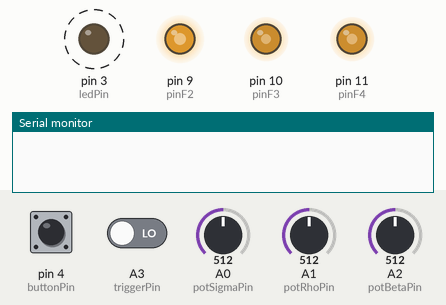
This sketch was run on a simulated Arduino Uno, built with avr-gcc and run on an emulated ATmega328P. Shown: output pins drawn as LEDs (lit = HIGH), the last lines printed to the serial monitor. Dashed ring = blinking. Inputs (shaded band) come from the test bench; at power-on: pin 4 (buttonPin) HIGH, A0 (potSigmaPin) = 512, A1 (potRhoPin) = 512, A2 (potBetaPin) = 512, A3 (triggerPin) LOW. EEPROM starts erased.

Above: at 1.2 s.
1.3 s: pin 4 (buttonPin) pulled LOW for 0.15 s
At 1.65 s:
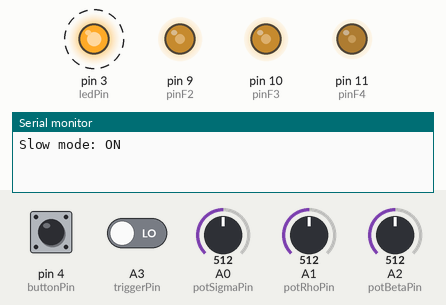
4.3 s: A0 (potSigmaPin) set to 692
At 6.46 s:
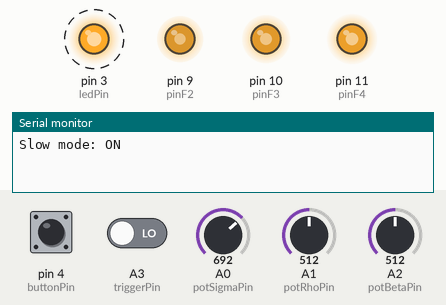
7.3 s: A1 (potRhoPin) set to 331
At 8.27 s:
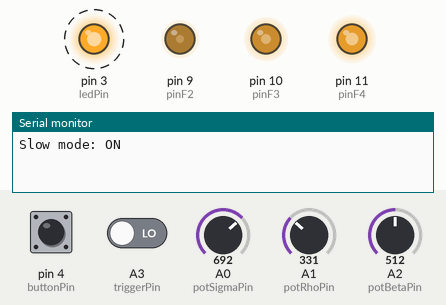
10.3 s: A2 (potBetaPin) set to 331
At 10.67 s:
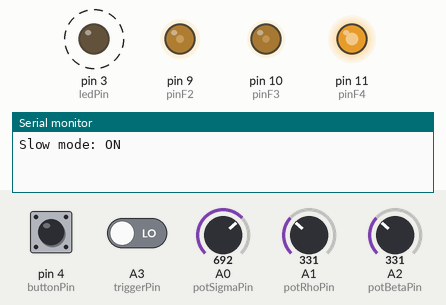
Timing chart, 0 to 12.3 s (numbered marks = the images above; inputs shaded):
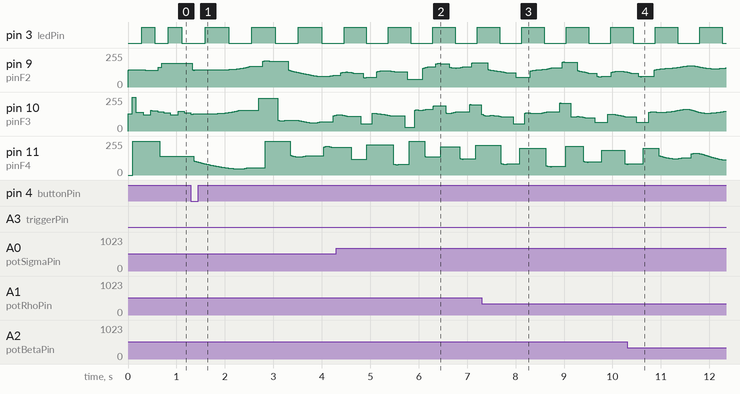

The sketch:

mod1-lorenz.ino
```cpp
/*
Lorenz Attractor CV Generator firmware by Rob Heel for Mod1 designed by Hagiwo.

Lorenz Attractor is great for organic, non-repeating CV movement, chaotic but not random.
This system inspired the popular 'butterfly effect' metaphor, where small changes can lead
to dramatically different outcomes.” https://en.wikipedia.org/wiki/Lorenz_system

Pots:
  A0 → Sigma (flow strength / controls how fast x and y try to equalize/ also mapped to stepSize)
  A1 → Rho   (divergence / higher = stronger pull from center -> more chaos, from calm to chaos)
  A2 → Beta  (damping / controls how sharply z grows or decays)

Input:
F1 (A3 / D17) → Trigger input (resets attractor on rising edge)

Outputs:
  D9 (F2)  → x axis (PWM CV)
  D10 (F3) → y axis (PWM CV)
  D11 (F4) → z axis (PWM CV)

Button (D4) → toggle normal and slow mode
LED (D3)    → Blinks in stepsize
*/


#include <EEPROM.h>
#define EEPROM_ADDR 0  // Address to store slowMode

const int potSigmaPin = A0;
const int potRhoPin   = A1;
const int potBetaPin  = A2;

const int triggerPin = A3;  // F1 input
const int pinF2 = 9;   // OC1A
const int pinF3 = 10;  // OC1B
const int pinF4 = 11;  // OC2A (Timer2)

const int ledPin = 3;
const int buttonPin = 4;

// trigger-in state
bool lastTriggerState = LOW;

// slow and normal mode
bool slowMode = false;
bool lastButtonState = HIGH;  // Because INPUT_PULLUP
unsigned long lastDebounceTime = 0;
unsigned long debounceDelay = 50;

// Lorenz variables
float x = 0.1, y = 0.0, z = 0.0;
float dt = 0.01;

void setup() {
   Serial.begin(9600); // for debug open the serial port at 9600 bps:
  // Setup input pins
  pinMode(potSigmaPin, INPUT);
  pinMode(potRhoPin, INPUT);
  pinMode(potBetaPin, INPUT);

  pinMode(ledPin, OUTPUT);
  pinMode(buttonPin, INPUT_PULLUP);
  // trigger-in to reset attractor
  pinMode(triggerPin, INPUT);  // or INPUT_PULLUP if signal is open when idle

  // Setup PWM pins as outputs
  pinMode(pinF2, OUTPUT);
  pinMode(pinF3, OUTPUT);
  pinMode(pinF4, OUTPUT);

  // --- Timer1 (16-bit) PWM Setup for F2 (D9) & F3 (D10) ---
  // Fast PWM, 8-bit
  TCCR1A = _BV(COM1A1) | _BV(COM1B1) | _BV(WGM10);
  TCCR1B = _BV(WGM12) | _BV(CS10); // No prescale, ~31.4kHz PWM

  // --- Timer2 (8-bit) PWM Setup for F4 (D11) ---
  // Fast PWM on OC2A (D11), prescaler 8 (~7.8kHz)
  TCCR2A = _BV(COM2A1) | _BV(WGM21) | _BV(WGM20);
  TCCR2B = _BV(CS21);

  // Initialize OCR registers to mid-value
  OCR1A = 128;
  OCR1B = 128;
  OCR2A = 128;
}

unsigned long lastBlinkTime = 0;
bool ledState = false;

void loop() {
  // Read current button state
  bool buttonState = digitalRead(buttonPin);

  // Debounce handling
  if (buttonState != lastButtonState) {
    lastDebounceTime = millis();  // reset debounce timer
  }

  if ((millis() - lastDebounceTime) > debounceDelay) {
    // Button state is stable here
    static bool lastStableState = HIGH;

    if (buttonState != lastStableState) {
      lastStableState = buttonState;

      if (buttonState == LOW) {  // Button pressed (assuming active low)
        slowMode = !slowMode;
        EEPROM.write(EEPROM_ADDR, slowMode ? 1 : 0);
        Serial.print("Slow mode: ");
        Serial.println(slowMode ? "ON" : "OFF");
      }
    }
  }

  lastButtonState = buttonState;

  // input trigger rising edge to reset attractor
  bool currentTrigger = digitalRead(triggerPin);
  if (currentTrigger == HIGH && lastTriggerState == LOW) {
    // Rising edge detected — reset attractor
    x = 0.1;
    y = 0.0;
    z = 0.0;
  }
  lastTriggerState = currentTrigger;

  // Read pots and map to Lorenz parameters
  float sigma = map(analogRead(potSigmaPin), 0, 1023, slowMode ? 1 : 5, slowMode ? 10 : 20);
  float rho   = map(analogRead(potRhoPin), 0, 1023, 20, 50);
  float beta  = map(analogRead(potBetaPin), 0, 1023, 1, 4);

// Map Sigma Pin also to Stepsize in discrete steps
 int potVal = analogRead(potSigmaPin);
 if (slowMode) {
  if (potVal < 341) dt = 0.0001;
  else if (potVal < 682) dt = 0.0005;
  else dt = 0.001;
  } else {
  if (potVal < 341) dt = 0.001;
  else if (potVal < 682) dt = 0.005;
  else dt = 0.01;
}

  // Lorenz attractor differential equations
  float dx = sigma * (y - x);
  float dy = x * (rho - z) - y;
  float dz = x * y - beta * z;

  // Euler integration
  x += dx * dt;
  y += dy * dt;
  z += dz * dt;

  // Map Lorenz outputs to PWM range
  int pwmX = constrain(mapFloat(x, -30, 30, 0, 255), 0, 255);
  int pwmY = constrain(mapFloat(y, -30, 30, 0, 255), 0, 255);
  int pwmZ = constrain(mapFloat(z, 0, 50, 0, 255), 0, 255);

  // Output PWM signals
  OCR1A = pwmX; // F2 - D9
  OCR1B = pwmY; // F3 - D10
  OCR2A = pwmZ; // F4 - D11

  // LED blink on D3
  unsigned long blinkInterval = map(dt * 1000000, 50, 10000, 500, 50);  // microseconds to milliseconds
  blinkInterval = constrain(blinkInterval, 50, 500);  // clamp to a sane range

  unsigned long now = millis();
  if (now - lastBlinkTime > blinkInterval) {
  ledState = !ledState;
  digitalWrite(ledPin, ledState);
  lastBlinkTime = now;
}

  // No delay for responsiveness
}


// Helper function to map float like Arduino's map()
float mapFloat(float x, float in_min, float in_max, float out_min, float out_max) {
  return (x - in_min) * (out_max - out_min) / (in_max - in_min) + out_min;
}
```

Measured:
- by itself, pin 3 (ledPin): alternates HIGH for 0.46 s and LOW for 0.46 s
